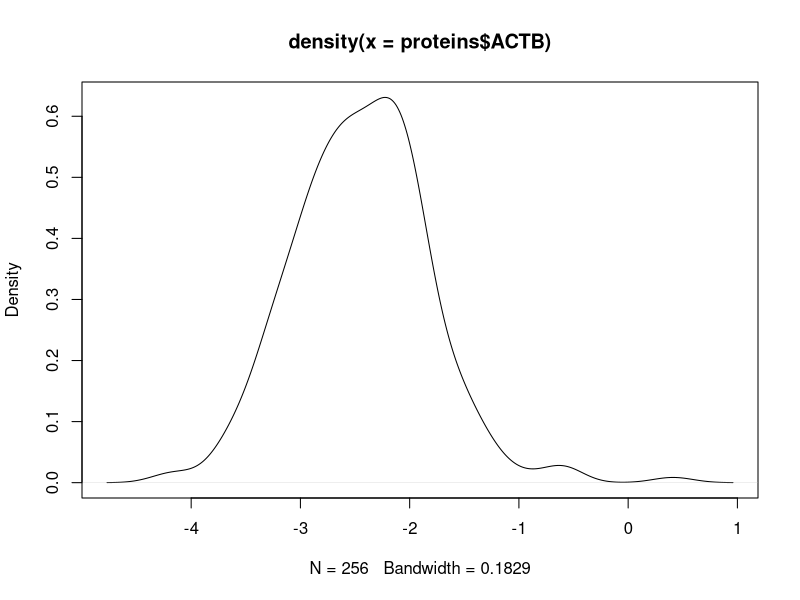

The R script that drew this image: (Note: a time limit stopped this script after it produced the figure.)
#################################
# Final Project Code v2
#################################

# importing data 
setwd('/home/adbucks/Documents/sta_630/Final_Project')

library(readxl)
df <- read_xls('aml-rppa.xls') # reads as a tibble 

# trimming the data to get only the proteins
library(dplyr)

proteins <- df[, 48:98] # just getting the MVN proteins 
# checking distribution 
plot(density(proteins$ACTB)) # basically right 

# now centering so that the mean can be 0 
proteins.c <- apply(proteins, MARGIN = 2 , function(x) scale(x, scale = FALSE))

proteins.c <- as.data.frame(proteins.c) # type conversion 

# checking 
sum(apply(proteins.c, MARGIN = 2 , mean) < 0.05) == ncol(proteins.c) # true 

#################################
# full conditionals and the gibbs sampler 
#################################

# setting conditions for the algorithm
n <- nrow(proteins.c)
p <- ncol(proteins.c)

# establishing results from the data/evidence
Sigma_obs <- cov(proteins.c)

# more initializing 
Omega <- diag(p)
Sigma <- solve(Omega)

# trying a storage matrix 
Omega_samples <- array(0, dim = c(p, p, 5000)) # iterations minus burn in 

# running the gibbs sampler with the conditionals 
# given for the high-dimension MVN 

# loading relevant libs 
library(mvtnorm)
library(Matrix)

# setting hyperparams 
lambda <- 1
# trying a function over a loop 
gibbs <- function(data,
                  n_iter = 10000, 
                  burn_in = 5000,
                  p, 
                  n,
                  Sigma
){
  for (iter in 1:n_iter){
    for (i in 1:p){
      not_i <- (1:p)[-1]
      
      S_11 <- Sigma[not_i, not_i]
      S_12 <- Sigma[not_i, i]
      
      Omega_11 <- Omega[not_i , not_i]
      beta_mean <- -solve(Omega_11) %*% S_12
      beta_cov <- solve(Omega_11) / n
      
      beta <- t(rmvnorm(1, mean = as.numeric(beta_mean),
                        sigma = beta_cov))
      omega_ii <- rgamma(1, shape = (n / 2) + 1, 
                         rate = (Sigma_obs[i,i] + t(beta) %*% Omega_11 %*% beta) / 2)
      Omega[i,i] <- omega_ii # filling in 
      Omega[not_i, i] <- Omega[i,not_i] <- as.numeric(beta) # flattening
    }
    # lasso style shrinkage 
    Omega[-diag(p)] <- Omega[-diag(p)] / (1 + lambda)
    
    # storing 
    if (iter > burn_in){
      Omega_samples[,,iter - burn_in] <- Omega
    }
    
    # progress bar
    if (iter %% 1000 == 0) cat("Iteration", iter, "\n")
  }
  # actually returning stuff 
  #return(Omega_post_mean)
  return(Omega_samples)
}

# calling 
Omega_est <- gibbs(proteins.c, p = p , n = n , Sigma = Sigma_obs)

# can now do inference and move on to graphing from here
Omega_post_mean <- apply(Omega_samples , c(1,2), mean) # not actually sure why
# the mean might not make sense here 
